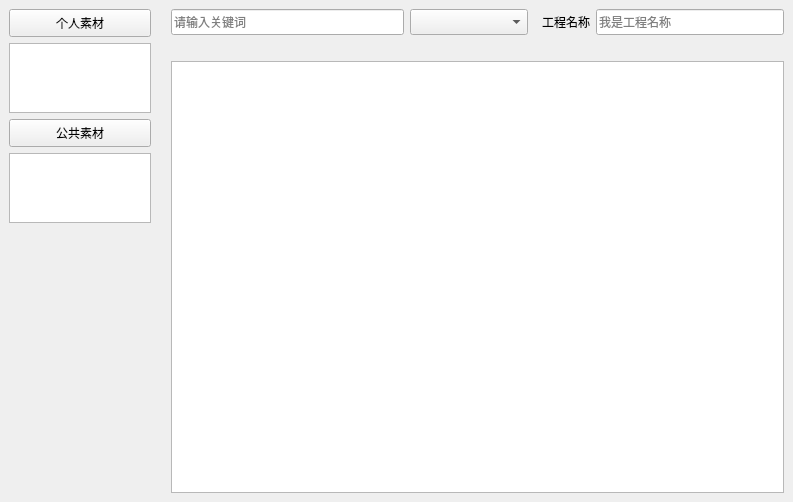
<?xml version="1.0" encoding="UTF-8"?>
<ui version="4.0">
 <class>NetworkColumnAndFoklerWidget</class>
 <widget class="QWidget" name="NetworkColumnAndFoklerWidget">
  <property name="geometry">
   <rect>
    <x>0</x>
    <y>0</y>
    <width>793</width>
    <height>502</height>
   </rect>
  </property>
  <property name="minimumSize">
   <size>
    <width>0</width>
    <height>0</height>
   </size>
  </property>
  <property name="windowTitle">
   <string>Form</string>
  </property>
  <property name="styleSheet">
   <string notr="true">
QScrollArea
{
  border:none;
}

QScrollBar:horizontal {
  height: 16px;
  background: #1D1D20;
  border-style: solid;
  margin: 5px 0 5px 0px;
}


QScrollBar:vertical {
  width: 16px;
  background:  #1D1D20;
  margin:0 5px 0 5px;
  border-radius: 3px;
}

QScrollBar::handle:horizontal,
QScrollBar::handle:vertical {
  background: #4B5363;
  border-radius:3px;
}

QScrollBar::handle:vertical:hover,
QScrollBar::handle:horizontal:hover {
  background: #99A1B0;
}

QScrollBar::sub-page:vertical,
QScrollBar::add-page:vertical,
QScrollBar::sub-page:horizontal,
QScrollBar::add-page:horizontal {
  background: #1D1D20;
  border-radius: 3px;
}

QScrollBar::sub-line:horizontal {
  width: 0px;
  subcontrol-position: left;
  subcontrol-origin: margin;
}
QScrollBar::add-line:horizontal {
  width: 0px;
  subcontrol-position: right;
  subcontrol-origin: margin;
}
QScrollBar::sub-line:vertical {
   height: 0px;
   subcontrol-position: top;
   subcontrol-origin: margin;
 }
QScrollBar::add-line:vertical {
  height: 0px;
  subcontrol-position: bottom;
  subcontrol-origin: margin;
}
QTreeView::branch{
  background-color: #17181A;
}

QTreeView QHeaderView::section {
  border: none;
}

QHeaderView::section {
  background-color: qlineargradient(x1:0, y1:0, x2:0, y2:1,
                                    stop:0 #616161, stop: 0.5 #505050,
                                    stop: 0.6 #434343, stop:1 #656565);
  color: white;
  padding-left: 4px;
  border: 1px solid #6c6c6c;
}

NetworkColumnAndFoklerWidget {
  background-color: #17181A;
}

NetworkColumnAndFoklerWidget #m_columnWidget,
NetworkColumnAndFoklerWidget #m_fliterWidget,
NetworkColumnAndFoklerWidget #m_fileContentwidget,
NetworkColumnAndFoklerWidget #m_columnScrollArea,
NetworkColumnAndFoklerWidget #m_columnScrollAreaWidget {
  background-color: #28282E;
}

NetworkColumnAndFoklerWidget #m_presonalMaterialButton,
NetworkColumnAndFoklerWidget #m_publicMaterialButton {
  background-color: #383841;
  icon: url(:/icons/images/rightarrow.svg);
  qproperty-iconSize: 6px 6px;
  color: #99A1B0;
  font-family: Microsoft YaHei UI;
  font-size: 12px;
  font-weight: 400;
  line-height: 15px;
  letter-spacing: 0px;
  text-align: left;
  padding-left: 8px;
}

NetworkColumnAndFoklerWidget #m_presonalMaterialButton:checked,
NetworkColumnAndFoklerWidget #m_publicMaterialButton:checked {
  background-color: #5967F2;
  icon: url(:/icons/images/downarrow.svg);
  color: #FFFFFF;
}

NetworkColumnAndFoklerWidget #m_presonalMaterialView,
NetworkColumnAndFoklerWidget #m_publicMaterialView {
  background: transparent;
  border: none;
}

NetworkColumnAndFoklerWidget #m_presonalMaterialView::item,
NetworkColumnAndFoklerWidget #m_publicMaterialView::item {
  /*color: {{secondaryTextColor}};*/
  height: 28px;
  padding: 0px;
  border: none;
  background: transparent;
  /*selection-color: {{primaryTextColor}};*/
  selection-background-color: #40404A;
}

NetworkColumnAndFoklerWidget #m_presonalMaterialView::item:selected,
NetworkColumnAndFoklerWidget #m_publicMaterialView::item:selected {
  background: 40404A;
}

NetworkColumnAndFoklerWidget #m_presonalMaterialView::branch,
NetworkColumnAndFoklerWidget #m_publicMaterialView::branch {
  background: transparent;
}

NetworkColumnAndFoklerWidget #m_presonalMaterialView::branch:open:has-children:!has-siblings,
NetworkColumnAndFoklerWidget #m_presonalMaterialView::branch:open:has-children:has-siblings,
NetworkColumnAndFoklerWidget #m_publicMaterialView::branch:open:has-children:!has-siblings,
NetworkColumnAndFoklerWidget #m_publicMaterialView::branch:open:has-children:has-siblings {
  border-image: none;
  image: url(:/icons/images/downarrow.svg);
}

NetworkColumnAndFoklerWidget #m_presonalMaterialView::branch:has-children:!has-siblings:closed,
NetworkColumnAndFoklerWidget #m_presonalMaterialView::branch:closed:has-children:has-siblings,
NetworkColumnAndFoklerWidget #m_publicMaterialView::branch:has-children:!has-siblings:closed,
NetworkColumnAndFoklerWidget #m_publicMaterialView::branch:closed:has-children:has-siblings {
  border-image: none;
  image: url(:/icons/images/rightarrow.svg);
}

NetworkColumnAndFoklerWidget #m_searchLineEdit,
NetworkColumnAndFoklerWidget #m_projectNameLineEdit {
  font-family: Microsoft YaHei UI;
  font-size: 12px;
  font-weight: 400;
  line-height: 15px;
  letter-spacing: 0px;
  text-align: left;
  border: 1px solid #5B5B6A;
  background: #212126;
}

NetworkColumnAndFoklerWidget #m_typeComboBox {
  font-family: Microsoft YaHei UI;
  font-size: 12px;
  font-weight: 400;
  line-height: 15px;
  letter-spacing: 0px;
  text-align: left;
  border: 1px solid #5B5B6A;
  border-radius: 2px;
  background: #212126;
  color: #99A1B0;
}

NetworkColumnAndFoklerWidget #m_typeComboBox:drop-down {
  border: none;QComboBox::down-arrow
}

NetworkColumnAndFoklerWidget #m_typeComboBox::down-arrow {
  image: url(:/icons/images/expand_down.svg);
}

NetworkColumnAndFoklerWidget #m_typeComboBox QAbstractItemView {
  background: #28282E;
  border: #454549;
}

NetworkColumnAndFoklerWidget #m_projectNameLabel {
  color: #99A1B0;
}

NetworkColumnAndFoklerWidget #m_filePathWidget {
  background-color: #28282E;
}

NetworkColumnAndFoklerWidget #m_fileTreeView {
  background-color: #25252B;
  border: 1px solid #141414;
  border-radius: 0px;
  padding: 0px;
}

NetworkColumnAndFoklerWidget #m_fileTreeView QHeaderView::section {
  height: 34px;
  background-color:#25252B;
  border-bottom: 1px solid #141414;
  text-align: left;
  padding-left: 2px;
}

NetworkColumnAndFoklerWidget #m_fileTreeView::item {
  height: 30px;
  background-color: #25252B;
  /*color: {{secondaryTextColor}};*/
  selection-color: #FFFFFF;
  font-family: Microsoft YaHei UI;
  font-size: 12px;
  font-weight: 400;
  line-height: 12px;
  letter-spacing: 0px;
  text-align: left;
  /*padding-top: -4px;
  padding-bottom: -4px;*/
}

NetworkColumnAndFoklerWidget #m_fileTreeView::item:hover {
  background-color: #40404A;
}

NetworkColumnAndFoklerWidget #m_fileTreeView::item:selected{
  background-color: #40404A;
}

NetworkColumnAndFoklerWidget QScrollBar:vertical{
  border: none;
  background-color: #25252B;
  margin: 0 1px 0 1px;
  padding: 0 5px 0 5px;
}

NetworkColumnAndFoklerWidget QScrollBar:horizontal{
  border: none;
  background-color: #25252B;
  margin: 1px 0 1px 0;
  padding: 5px 0 5px 0;
}

NetworkColumnAndFoklerWidget QScrollBar::add-page:vertical,
NetworkColumnAndFoklerWidget QScrollBar::sub-page:vertical,
NetworkColumnAndFoklerWidget QScrollBar::add-page:horizontal,
NetworkColumnAndFoklerWidget QScrollBar::sub-page:horizontal{
  background: none;
}

NetworkColumnAndFoklerWidget #m_columnScrollArea QScrollBar:vertical,
NetworkColumnAndFoklerWidget #m_columnScrollArea QScrollBar:horizontal{
  background-color: #28282E;
}</string>
  </property>
  <layout class="QHBoxLayout" name="horizontalLayout" stretch="0,0">
   <property name="spacing">
    <number>2</number>
   </property>
   <property name="leftMargin">
    <number>0</number>
   </property>
   <property name="topMargin">
    <number>0</number>
   </property>
   <property name="rightMargin">
    <number>0</number>
   </property>
   <property name="bottomMargin">
    <number>0</number>
   </property>
   <item>
    <widget class="QWidget" name="m_columnWidget" native="true">
     <property name="minimumSize">
      <size>
       <width>160</width>
       <height>0</height>
      </size>
     </property>
     <property name="maximumSize">
      <size>
       <width>160</width>
       <height>16777215</height>
      </size>
     </property>
     <layout class="QVBoxLayout" name="verticalLayout_4">
      <property name="spacing">
       <number>0</number>
      </property>
      <property name="leftMargin">
       <number>0</number>
      </property>
      <property name="topMargin">
       <number>0</number>
      </property>
      <property name="rightMargin">
       <number>0</number>
      </property>
      <property name="bottomMargin">
       <number>0</number>
      </property>
      <item>
       <widget class="QScrollArea" name="m_columnScrollArea">
        <property name="horizontalScrollBarPolicy">
         <enum>Qt::ScrollBarAsNeeded</enum>
        </property>
        <property name="widgetResizable">
         <bool>true</bool>
        </property>
        <widget class="QWidget" name="m_columnScrollAreaWidget">
         <property name="geometry">
          <rect>
           <x>0</x>
           <y>0</y>
           <width>160</width>
           <height>502</height>
          </rect>
         </property>
         <layout class="QVBoxLayout" name="verticalLayout_6">
          <property name="leftMargin">
           <number>9</number>
          </property>
          <property name="topMargin">
           <number>9</number>
          </property>
          <property name="rightMargin">
           <number>9</number>
          </property>
          <property name="bottomMargin">
           <number>9</number>
          </property>
          <item>
           <widget class="QPushButton" name="m_presonalMaterialButton">
            <property name="minimumSize">
             <size>
              <width>0</width>
              <height>28</height>
             </size>
            </property>
            <property name="maximumSize">
             <size>
              <width>16777215</width>
              <height>28</height>
             </size>
            </property>
            <property name="text">
             <string>个人素材</string>
            </property>
            <property name="iconSize">
             <size>
              <width>16</width>
              <height>16</height>
             </size>
            </property>
            <property name="checkable">
             <bool>true</bool>
            </property>
            <property name="autoExclusive">
             <bool>false</bool>
            </property>
           </widget>
          </item>
          <item>
           <widget class="QTreeView" name="m_presonalMaterialView">
            <property name="sizePolicy">
             <sizepolicy hsizetype="Expanding" vsizetype="Fixed">
              <horstretch>0</horstretch>
              <verstretch>0</verstretch>
             </sizepolicy>
            </property>
            <property name="maximumSize">
             <size>
              <width>16777215</width>
              <height>16777215</height>
             </size>
            </property>
            <property name="verticalScrollBarPolicy">
             <enum>Qt::ScrollBarAlwaysOff</enum>
            </property>
            <property name="horizontalScrollBarPolicy">
             <enum>Qt::ScrollBarAlwaysOff</enum>
            </property>
            <property name="sizeAdjustPolicy">
             <enum>QAbstractScrollArea::AdjustToContents</enum>
            </property>
            <property name="autoScroll">
             <bool>false</bool>
            </property>
            <property name="editTriggers">
             <set>QAbstractItemView::NoEditTriggers</set>
            </property>
            <property name="selectionBehavior">
             <enum>QAbstractItemView::SelectRows</enum>
            </property>
            <property name="iconSize">
             <size>
              <width>6</width>
              <height>4</height>
             </size>
            </property>
            <property name="indentation">
             <number>6</number>
            </property>
            <property name="rootIsDecorated">
             <bool>true</bool>
            </property>
            <attribute name="headerVisible">
             <bool>false</bool>
            </attribute>
           </widget>
          </item>
          <item>
           <widget class="QPushButton" name="m_publicMaterialButton">
            <property name="minimumSize">
             <size>
              <width>0</width>
              <height>28</height>
             </size>
            </property>
            <property name="maximumSize">
             <size>
              <width>16777215</width>
              <height>28</height>
             </size>
            </property>
            <property name="text">
             <string>公共素材</string>
            </property>
            <property name="iconSize">
             <size>
              <width>16</width>
              <height>16</height>
             </size>
            </property>
            <property name="checkable">
             <bool>true</bool>
            </property>
            <property name="autoExclusive">
             <bool>false</bool>
            </property>
           </widget>
          </item>
          <item>
           <widget class="QTreeView" name="m_publicMaterialView">
            <property name="sizePolicy">
             <sizepolicy hsizetype="Expanding" vsizetype="Fixed">
              <horstretch>0</horstretch>
              <verstretch>0</verstretch>
             </sizepolicy>
            </property>
            <property name="verticalScrollBarPolicy">
             <enum>Qt::ScrollBarAlwaysOff</enum>
            </property>
            <property name="horizontalScrollBarPolicy">
             <enum>Qt::ScrollBarAlwaysOff</enum>
            </property>
            <property name="sizeAdjustPolicy">
             <enum>QAbstractScrollArea::AdjustToContents</enum>
            </property>
            <property name="editTriggers">
             <set>QAbstractItemView::NoEditTriggers</set>
            </property>
            <property name="iconSize">
             <size>
              <width>6</width>
              <height>4</height>
             </size>
            </property>
            <property name="indentation">
             <number>6</number>
            </property>
            <property name="rootIsDecorated">
             <bool>true</bool>
            </property>
            <attribute name="headerVisible">
             <bool>false</bool>
            </attribute>
           </widget>
          </item>
          <item>
           <spacer name="verticalSpacer">
            <property name="orientation">
             <enum>Qt::Vertical</enum>
            </property>
            <property name="sizeHint" stdset="0">
             <size>
              <width>20</width>
              <height>40</height>
             </size>
            </property>
           </spacer>
          </item>
         </layout>
        </widget>
       </widget>
      </item>
     </layout>
    </widget>
   </item>
   <item>
    <layout class="QVBoxLayout" name="verticalLayout_2">
     <property name="spacing">
      <number>2</number>
     </property>
     <item>
      <widget class="QWidget" name="m_fliterWidget" native="true">
       <property name="minimumSize">
        <size>
         <width>0</width>
         <height>0</height>
        </size>
       </property>
       <layout class="QHBoxLayout" name="horizontalLayout_2">
        <item>
         <widget class="QLineEdit" name="m_searchLineEdit">
          <property name="minimumSize">
           <size>
            <width>233</width>
            <height>26</height>
           </size>
          </property>
          <property name="maximumSize">
           <size>
            <width>233</width>
            <height>26</height>
           </size>
          </property>
          <property name="placeholderText">
           <string>请输入关键词</string>
          </property>
          <property name="clearButtonEnabled">
           <bool>true</bool>
          </property>
         </widget>
        </item>
        <item>
         <widget class="QComboBox" name="m_typeComboBox">
          <property name="sizePolicy">
           <sizepolicy hsizetype="Preferred" vsizetype="Fixed">
            <horstretch>0</horstretch>
            <verstretch>0</verstretch>
           </sizepolicy>
          </property>
          <property name="minimumSize">
           <size>
            <width>118</width>
            <height>26</height>
           </size>
          </property>
          <property name="maximumSize">
           <size>
            <width>118</width>
            <height>26</height>
           </size>
          </property>
          <property name="sizeAdjustPolicy">
           <enum>QComboBox::AdjustToContents</enum>
          </property>
         </widget>
        </item>
        <item>
         <spacer name="horizontalSpacer">
          <property name="orientation">
           <enum>Qt::Horizontal</enum>
          </property>
          <property name="sizeHint" stdset="0">
           <size>
            <width>40</width>
            <height>20</height>
           </size>
          </property>
         </spacer>
        </item>
        <item>
         <widget class="QLabel" name="m_projectNameLabel">
          <property name="text">
           <string>工程名称</string>
          </property>
         </widget>
        </item>
        <item>
         <widget class="QLineEdit" name="m_projectNameLineEdit">
          <property name="minimumSize">
           <size>
            <width>188</width>
            <height>26</height>
           </size>
          </property>
          <property name="maximumSize">
           <size>
            <width>188</width>
            <height>26</height>
           </size>
          </property>
          <property name="placeholderText">
           <string>我是工程名称</string>
          </property>
         </widget>
        </item>
       </layout>
      </widget>
     </item>
     <item>
      <widget class="QWidget" name="m_fileContentwidget" native="true">
       <layout class="QVBoxLayout" name="verticalLayout">
        <item>
         <widget class="UploadPathWidget" name="m_filePathWidget" native="true">
          <property name="sizePolicy">
           <sizepolicy hsizetype="Expanding" vsizetype="Fixed">
            <horstretch>0</horstretch>
            <verstretch>0</verstretch>
           </sizepolicy>
          </property>
         </widget>
        </item>
        <item>
         <widget class="QTreeView" name="m_fileTreeView">
          <property name="focusPolicy">
           <enum>Qt::NoFocus</enum>
          </property>
          <property name="editTriggers">
           <set>QAbstractItemView::NoEditTriggers</set>
          </property>
          <property name="showDropIndicator" stdset="0">
           <bool>false</bool>
          </property>
          <property name="autoExpandDelay">
           <number>0</number>
          </property>
          <property name="indentation">
           <number>0</number>
          </property>
          <property name="rootIsDecorated">
           <bool>false</bool>
          </property>
          <property name="itemsExpandable">
           <bool>false</bool>
          </property>
          <property name="wordWrap">
           <bool>true</bool>
          </property>
          <property name="expandsOnDoubleClick">
           <bool>false</bool>
          </property>
         </widget>
        </item>
       </layout>
      </widget>
     </item>
    </layout>
   </item>
  </layout>
 </widget>
 <customwidgets>
  <customwidget>
   <class>UploadPathWidget</class>
   <extends>QWidget</extends>
   <header>uploadpathwidget.h</header>
   <container>1</container>
  </customwidget>
 </customwidgets>
 <resources>
  <include location="../../resource.qrc"/>
 </resources>
 <connections/>
</ui>
